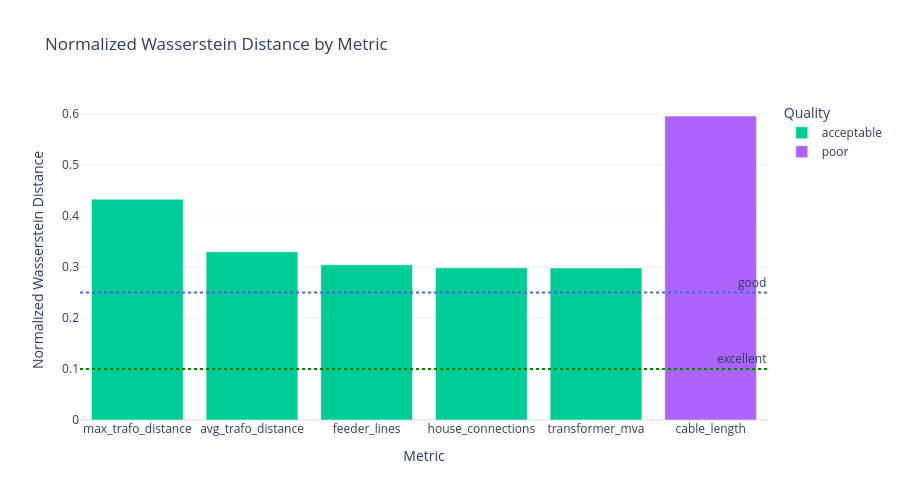

The notebook cell saved with this chart:
### Markdown cell above
### 4e. Wasserstein-Distanz (Earth Mover's Distance)

Die Wasserstein-Distanz misst, wie viel "Masse" zwischen den Verteilungen verschoben werden muss. Kleine Werte bedeuten, dass synthetische und reale Verteilungen aehnlich sind.

In diesem Notebook verwenden wir eine **normalisierte** Form je Metrik:
`normalized_wasserstein = wasserstein_distance / pooled_IQR`

Warum normalisieren wir mit der gepoolten IQR?
- Raw-Werte von Wasserstein sind in unterschiedlichen Einheiten (km, counts, MVA) und daher nicht direkt vergleichbar.
- Die IQR-Normalisierung macht den Wert dimensionslos und robuster gegen Ausreisser.
- Interpretation: `0.10` bedeutet, dass der durchschnittliche Transport-Shift etwa **10% einer robusten Streuungseinheit (IQR)** betraegt.

Praktisch heisst das:
- Die Bewertung ist streng fuer den Kern der Verteilung (mittlere 50%).
- Bei langen Tails oder Multimodalitaet immer zusammen mit den Verteilungsplots interpretieren.

Wir berechnen pro Metrik:
- `wasserstein_distance`: Distanz in den Originaleinheiten der Metrik
- `normalized_wasserstein`: Distanz relativ zur gepoolten IQR (robuste, dimensionslose Vergleichbarkeit)
- `quality`: qualitative Einordnung (`excellent`, `good`, `acceptable`, `poor`)

### Code cell
wasserstein_table = compute_wasserstein_summary(df_all, metrics)

if wasserstein_table.empty:
    print("No Wasserstein results available. Check that both Synthetic and Real data are loaded.")
else:
    display_cols = [
        "metric",
        "synthetic_n",
        "real_n",
        "wasserstein_distance",
        "normalized_wasserstein",
        "quality",
    ]
    display(wasserstein_table[display_cols].round(4))

    quality_rank = {"excellent": 0, "good": 1, "acceptable": 2, "poor": 3}
    numeric_quality = wasserstein_table["quality"].map(quality_rank).dropna()
    avg_norm = wasserstein_table["normalized_wasserstein"].dropna().mean()

    if not numeric_quality.empty and (numeric_quality <= 1).all() and avg_norm <= 0.25:
        overall_assessment = "good"
    elif not numeric_quality.empty and (numeric_quality <= 2).all() and avg_norm <= 0.50:
        overall_assessment = "acceptable"
    else:
        overall_assessment = "needs_improvement"

    print(f"Overall Wasserstein assessment: {overall_assessment}")
    print(f"Mean normalized Wasserstein distance: {avg_norm:.3f}")

    fig = px.bar(
        wasserstein_table.sort_values("normalized_wasserstein", ascending=False),
        x="metric",
        y="normalized_wasserstein",
        color="quality",
        title="Normalized Wasserstein Distance by Metric",
        labels={
            "metric": "Metric",
            "normalized_wasserstein": "Normalized Wasserstein Distance",
            "quality": "Quality",
        },
        category_orders={
            "quality": ["excellent", "good", "acceptable", "poor", "insufficient_data"],
        },
    )
    fig.add_hline(y=0.10, line_dash="dot", line_color="green", annotation_text="excellent")
    fig.add_hline(y=0.25, line_dash="dot", line_color="royalblue", annotation_text="good")
    fig.update_layout(template="plotly_white", height=500)
    fig.show()

### Figure 1 — Plotly figure (JSON) as saved in the notebook; plotly's stock layout.template omitted (floating-point values rounded to 4 significant figures)
{"data": [{"hovertemplate": "Quality=acceptable<br>Metric=%{x}<br>Normalized Wasserstein Distance=%{y}<extra></extra>", "legendgroup": "acceptable", "marker": {"color": "#00cc96", "pattern": {"shape": ""}}, "name": "acceptable", "orientation": "v", "showlegend": true, "textposition": "auto", "type": "bar", "x": ["max_trafo_distance", "avg_trafo_distance", "feeder_lines", "house_connections", "transformer_mva"], "xaxis": "x", "y": [0.4331, 0.3299, 0.3044, 0.2984, 0.2983], "yaxis": "y"}, {"hovertemplate": "Quality=poor<br>Metric=%{x}<br>Normalized Wasserstein Distance=%{y}<extra></extra>", "legendgroup": "poor", "marker": {"color": "#ab63fa", "pattern": {"shape": ""}}, "name": "poor", "orientation": "v", "showlegend": true, "textposition": "auto", "type": "bar", "x": ["cable_length"], "xaxis": "x", "y": [0.5962], "yaxis": "y"}], "layout": {"annotations": [{"showarrow": false, "text": "excellent", "x": 1, "xanchor": "right", "xref": "x domain", "y": 0.1, "yanchor": "bottom", "yref": "y"}, {"showarrow": false, "text": "good", "x": 1, "xanchor": "right", "xref": "x domain", "y": 0.25, "yanchor": "bottom", "yref": "y"}], "barmode": "relative", "height": 500, "legend": {"title": {"text": "Quality"}, "tracegroupgap": 0}, "shapes": [{"line": {"color": "green", "dash": "dot"}, "type": "line", "x0": 0, "x1": 1, "xref": "x domain", "y0": 0.1, "y1": 0.1, "yref": "y"}, {"line": {"color": "royalblue", "dash": "dot"}, "type": "line", "x0": 0, "x1": 1, "xref": "x domain", "y0": 0.25, "y1": 0.25, "yref": "y"}], "title": {"text": "Normalized Wasserstein Distance by Metric"}, "xaxis": {"anchor": "y", "domain": [0, 1], "title": {"text": "Metric"}}, "yaxis": {"anchor": "x", "domain": [0, 1], "title": {"text": "Normalized Wasserstein Distance"}}}}
